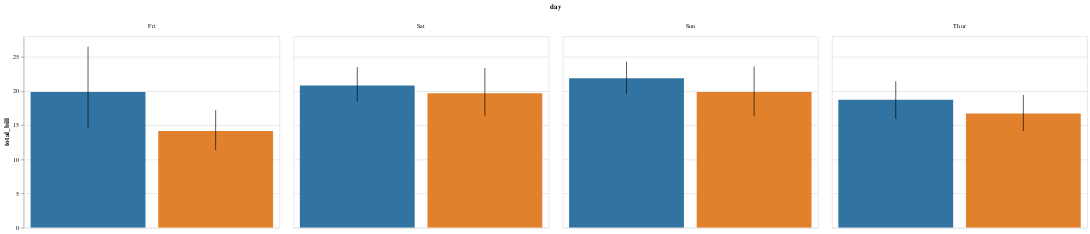

The notebook cell this image was saved under:
### Code cell
display(salt.barplot(x="day", y="total_bill", hue="sex", data=tips))
ax = sns.barplot(x="day", y="total_bill", hue="sex", data=tips)

### Figure 1 — Vega-Lite specification as saved in the notebook (floating-point values rounded to 4 significant figures)
{"$schema": "https://vega.github.io/schema/vega-lite/v2.4.1.json", "config": {"view": {"height": 300, "width": 400}}, "data": {"values": [{"c": "rgb(49.62499999999999, 115.62499999999996, 161.37500000000003)", "ci0": 15.93, "ci1": 21.43, "day": "Thur", "sex": "Male", "total_bill": 18.71}, {"c": "rgb(224.87499999999997, 128.875, 44.12500000000004)", "ci0": 14.14, "ci1": 19.43, "day": "Thur", "sex": "Female", "total_bill": 16.72}, {"c": "rgb(49.62499999999999, 115.62499999999996, 161.37500000000003)", "ci0": 14.51, "ci1": 26.49, "day": "Fri", "sex": "Male", "total_bill": 19.86}, {"c": "rgb(224.87499999999997, 128.875, 44.12500000000004)", "ci0": 11.37, "ci1": 17.21, "day": "Fri", "sex": "Female", "total_bill": 14.15}, {"c": "rgb(49.62499999999999, 115.62499999999996, 161.37500000000003)", "ci0": 18.5, "ci1": 23.51, "day": "Sat", "sex": "Male", "total_bill": 20.8}, {"c": "rgb(224.87499999999997, 128.875, 44.12500000000004)", "ci0": 16.41, "ci1": 23.35, "day": "Sat", "sex": "Female", "total_bill": 19.68}, {"c": "rgb(49.62499999999999, 115.62499999999996, 161.37500000000003)", "ci0": 19.58, "ci1": 24.29, "day": "Sun", "sex": "Male", "total_bill": 21.89}, {"c": "rgb(224.87499999999997, 128.875, 44.12500000000004)", "ci0": 16.29, "ci1": 23.6, "day": "Sun", "sex": "Female", "total_bill": 19.87}]}, "facet": {"column": {"field": "day", "type": "nominal"}}, "spec": {"layer": [{"encoding": {"color": {"field": "c", "scale": null, "type": "nominal"}, "x": {"axis": {"title": ""}, "field": "sex", "sort": null, "type": "nominal"}, "y": {"axis": {"title": "total_bill"}, "field": "total_bill", "type": "quantitative"}}, "mark": "bar", "selection": {"selector002": {"bind": "scales", "encodings": ["x", "y"], "mark": {"fill": "#333", "fillOpacity": 0.125, "stroke": "white"}, "on": "[mousedown, window:mouseup] > window:mousemove!", "resolve": "global", "translate": "[mousedown, window:mouseup] > window:mousemove!", "type": "interval", "zoom": "wheel!"}}}, {"encoding": {"x": {"axis": null, "field": "sex", "sort": null, "type": "nominal"}, "y": {"field": "ci0", "type": "quantitative"}, "y2": {"field": "ci1", "type": "quantitative"}}, "mark": "rule"}]}}
